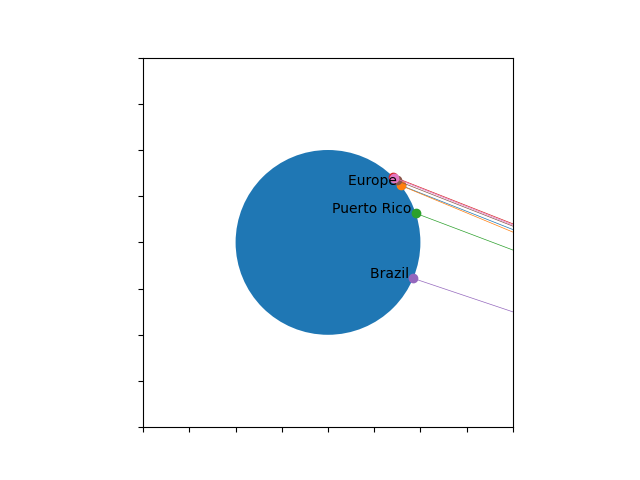

Write Python code to recreate this figure.
''' This is a module for conversion of data files from the Eratosthenes.eu project, 
    converting it into graphs. 
    See https://eratosthenes.eu 
    Also see the challenge document at https://earthform.linnman.net/iii-eratosthenes-experiment
    '''

from math import pi, cos, sin, isnan
import pandas as pd
import matplotlib.pyplot as plt


AX = None
DIAGSIZE = 10
EARTHSIZE = 5
LINELENGTH = 100
LINEWIDTH = 0.5

def set_axis ():
    ''' Initialize the graphics engine. '''
    plt.clf ()
    # global ax
    a = plt.axes(aspect="equal")
    a.cla()
    a.set_xlim ((-DIAGSIZE,DIAGSIZE))
    a.set_ylim ((-DIAGSIZE,DIAGSIZE))
    a.set_yticklabels([])
    a.set_xticklabels([])
    return a

def ang_rad (ang_deg):
    ''' Convert degrees to radians '''
    return ang_deg / (360 / (2*pi))

def convert_to_float (data):
    ''' Extract a float value from table data '''
    return float(data.replace('[A-Za-z]', '').replace(',', '.'))

def plot_earth_circle ():
    ''' Plot a circle representing the Earth '''
    circle=plt.Circle((0,0),EARTHSIZE)
    AX.add_patch(circle)

def plot_era_lines (column_name):
    ''' Plot the lines representing various sights '''
    data = pd.read_csv("era.csv", sep=';')
    for index, row in data.iterrows():
        print (index)
        lat = convert_to_float(row['Latitude'])
        ang = convert_to_float(row[column_name])
        x_base = EARTHSIZE*cos(ang_rad(lat))
        x = [x_base,x_base+LINELENGTH*(cos(ang_rad(lat-ang)))]
        y_base = EARTHSIZE*sin(ang_rad(lat))
        y = [y_base,y_base+LINELENGTH*(sin(ang_rad(lat-ang)))]
        plt.plot (x,y, marker='o', lw = LINEWIDTH)
        r = row['Label']
        if not(isinstance(r, float) and isnan(r)):
            label_text = str(r)
            plt.text (x[0], y[0], label_text + " ", ha = "right")

def plot_flat_earth ():
    ''' Plot a graph representing a flat earth view '''
    x_base = EARTHSIZE*(pi/2)
    x = [-x_base, x_base]
    y = [0,0]
    plt.plot (x,y, marker='o')
    rect = plt.Rectangle((-x_base, 0), 2*x_base, -100, linewidth=1, edgecolor='b')
    AX.add_patch(rect)

def plot_era_flat_lines (column_name):
    ''' Plot the sight lines for a flat earth view '''
    data = pd.read_csv("era.csv", sep=';')
    for index, row in data.iterrows():
        print (index)
        lat = convert_to_float(row['Latitude'])
        ang = convert_to_float(row[column_name])
        xbase = (-lat)/(180/pi)*EARTHSIZE
        x = [xbase, xbase+LINELENGTH*(cos(ang_rad(90-ang)))]
        y = [0,           LINELENGTH*(sin(ang_rad(90-ang)))]
        r = row['Label']
        plt.plot (x,y, marker='o', lw = LINEWIDTH)
        r = row['Label']
        if not(isinstance(r, float) and isnan(r)):
            label_text = str(r)
            plt.text (x[0], y[0], label_text + " ", rotation = 270, va = "top")

AX = set_axis ()
plot_earth_circle ()
plot_era_lines ('Angle')
plt.savefig('era.png')

AX = set_axis ()
plot_earth_circle ()
plot_era_lines ('ActualAngle')
plt.savefig('era.actual.png')

AX = set_axis ()
plot_flat_earth ()
plot_era_flat_lines ('Angle')
plt.savefig('era.flat.png')

AX = set_axis ()
plot_flat_earth ()
plot_era_flat_lines ('ActualAngle')
plt.savefig('era.flat.actual.png')
